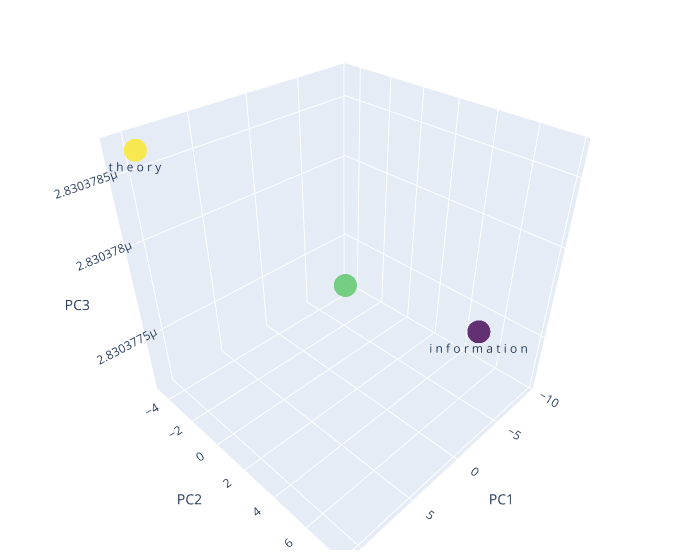
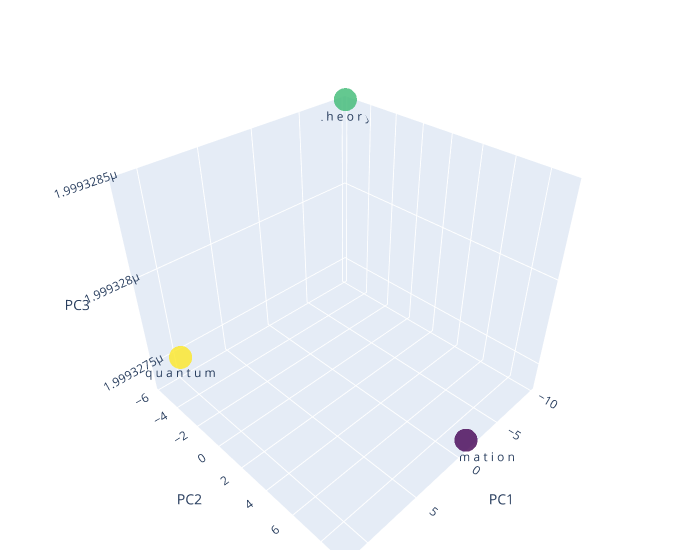

These figures' notebook cell, in order:
### Markdown cell above
Interestingly, the distance matrices remain equal in all four conntexts computed above. That is for the sentences, 

- "Quantum information theory is interesting."
- "Quantum information theory allows us to study attention using entanglement."
- "Quantum information theory is an intricate and complicated topic."
- "Quantum information theory is closely related to deep learning."

all return the distance matrix

$$
\begin{pmatrix}
0.0000 & 119.8416 & 172.8207 & 166.4057\\
119.8416 & 0.0000 & 58.0346 & 55.0810\\
172.8207 & 58.0346 & 0.0000 & 25.0608\\
166.4057 & 55.0810 & 25.0608 & 0.0000
\end{pmatrix}
$$

Implying the relationship between the context vectors for the tokens correspodning to the phrase "Quantum information theory", that is `quant`, `um`, `information`, and `theory`, remains the same in all four contexts. What are the linguistic implications, and the implications for expressivity of GPT-2? 

When certain tokens consistently appear together in different contexts, it suggests a strong association or semantic relationship between those tokens. By maintaining a consistent representation of the pairwise distances between the context vectors of these tokens, a language model can capture and encode this association. This consistent representation allows the model to recognize the shared characteristics or semantic connections between the tokens, regardless of the specific context in which they appear.

This consistent representation of pairwise distances enables the language model to generalize the relationships between tokens and learn robust representations that capture their shared meaning or contextual dependencies. It allows the model to leverage the knowledge gained from one context to inform its understanding and generation of those tokens in different contexts.

By having a consistent representation, the model can establish a reliable and stable understanding of the associations between tokens, which can benefit downstream tasks such as information retrieval, question-answering, and text generation. It enables the model to make more accurate predictions and generate coherent and contextually appropriate responses.

However, it's important to note that while a consistent representation of pairwise distances can be beneficial for capturing common associations between tokens, it may also limit the model's ability to capture subtle variations or context-specific relationships. Depending on the task and the desired level of granularity, the trade-off between consistency and flexibility needs to be carefully considered when designing and evaluating language models.

Now, let's look at Bert.

### Code cell
import torch
from transformers import BertTokenizer, BertModel
from sklearn.decomposition import PCA
import plotly.graph_objects as go

# Initialize the model and tokenizer
tokenizer = BertTokenizer.from_pretrained('bert-base-uncased')
model = BertModel.from_pretrained('bert-base-uncased')

# Function to calculate Euclidean distance
def euclidean_distance(a, b):
    return torch.dist(a, b)

# Prompt user to enter two sentences
sentences = [input("Enter first sentence: "), input("Enter second sentence: ")]

# Iterate over sentences
for sentence in sentences:
    # Tokenize the sentence
    inputs = tokenizer(sentence, return_tensors='pt')

    # Pass the tokens through the model to get hidden states
    outputs = model(**inputs)

    # outputs.last_hidden_state contains the hidden states (context vectors) for each token
    hidden_states = outputs.last_hidden_state

    # Tokenize the phrase separately to know how many tokens it contains
    phrase_tokens = tokenizer.encode("Quantum information theory", add_special_tokens=False)

    # Find the starting index of "Quantum information theory" in the tokenized sentence
    input_ids = inputs['input_ids'].tolist()[0]
    start_index = [i for i, val in enumerate(input_ids) if val == phrase_tokens[0]][0]

    # Extract the context vectors for the phrase "Quantum information theory"
    phrase_context_vectors = hidden_states[0, start_index : start_index + len(phrase_tokens), :]

    # Compute pairwise Euclidean distances and store in a matrix
    distance_matrix = torch.zeros(len(phrase_tokens), len(phrase_tokens))
    for i in range(len(phrase_tokens)):
        for j in range(len(phrase_tokens)):
            distance_matrix[i, j] = euclidean_distance(phrase_context_vectors[i], phrase_context_vectors[j])

    print(f'Distance matrix for "Quantum information theory" in sentence "{sentence}":\n {distance_matrix}\n')

    # Perform PCA to reduce the dimensions to 3
    pca = PCA(n_components=3)
    reduced_vectors = pca.fit_transform(phrase_context_vectors.detach().numpy())

    # Create labels for each token
    labels = [tokenizer.decode(token_id) for token_id in phrase_tokens]

    # Create a 3D scatter plot
    fig = go.Figure(data=[go.Scatter3d(
        x=reduced_vectors[:, 0],
        y=reduced_vectors[:, 1],
        z=reduced_vectors[:, 2],
        mode='markers+text',
        text=labels,
        marker=dict(
            size=8,
            color=distance_matrix.mean(dim=1).detach().numpy(),  # set color to average distance
            colorscale='Viridis',  # choose a colorscale
            opacity=0.8
        ),
        textposition="bottom center"
    )])

    fig.update_layout(scene=dict(
        xaxis_title='PC1',
        yaxis_title='PC2',
        zaxis_title='PC3'),
        width=700,
        margin=dict(r=20, b=10, l=10, t=10))
    fig.show()

### Figure 1 — Plotly figure (JSON) as saved in the notebook; plotly's stock layout.template omitted (floating-point values rounded to 4 significant figures)
{"data": [{"marker": {"color": [11.76, 10.42, 12.25], "colorscale": [[0, "#440154"], [0.1111, "#482878"], [0.2222, "#3e4989"], [0.3333, "#31688e"], [0.4444, "#26828e"], [0.5556, "#1f9e89"], [0.6667, "#35b779"], [0.7778, "#6ece58"], [0.8889, "#b5de2b"], [1, "#fde725"]], "opacity": 0.8, "size": 8}, "mode": "markers+text", "text": ["q u a n t u m", "i n f o r m a t i o n", "t h e o r y"], "textposition": "bottom center", "type": "scatter3d", "x": [-9.497, -1.342, 10.84], "y": [-4.671, 7.799, -3.127], "z": [2.83e-06, 2.83e-06, 2.83e-06]}], "layout": {"margin": {"b": 10, "l": 10, "r": 20, "t": 10}, "scene": {"xaxis": {"title": {"text": "PC1"}}, "yaxis": {"title": {"text": "PC2"}}, "zaxis": {"title": {"text": "PC3"}}}, "width": 700}}

### Figure 2 — Plotly figure (JSON) as saved in the notebook; plotly's stock layout.template omitted (floating-point values rounded to 4 significant figures)
{"data": [{"marker": {"color": [13.16, 11.67, 12.69], "colorscale": [[0, "#440154"], [0.1111, "#482878"], [0.2222, "#3e4989"], [0.3333, "#31688e"], [0.4444, "#26828e"], [0.5556, "#1f9e89"], [0.6667, "#35b779"], [0.7778, "#6ece58"], [0.8889, "#b5de2b"], [1, "#fde725"]], "opacity": 0.8, "size": 8}, "mode": "markers+text", "text": ["q u a n t u m", "i n f o r m a t i o n", "t h e o r y"], "textposition": "bottom center", "type": "scatter3d", "x": [11.46, -1.768, -9.692], "y": [-3.411, 9.106, -5.695], "z": [1.999e-06, 1.999e-06, 1.999e-06]}], "layout": {"margin": {"b": 10, "l": 10, "r": 20, "t": 10}, "scene": {"xaxis": {"title": {"text": "PC1"}}, "yaxis": {"title": {"text": "PC2"}}, "zaxis": {"title": {"text": "PC3"}}}, "width": 700}}
